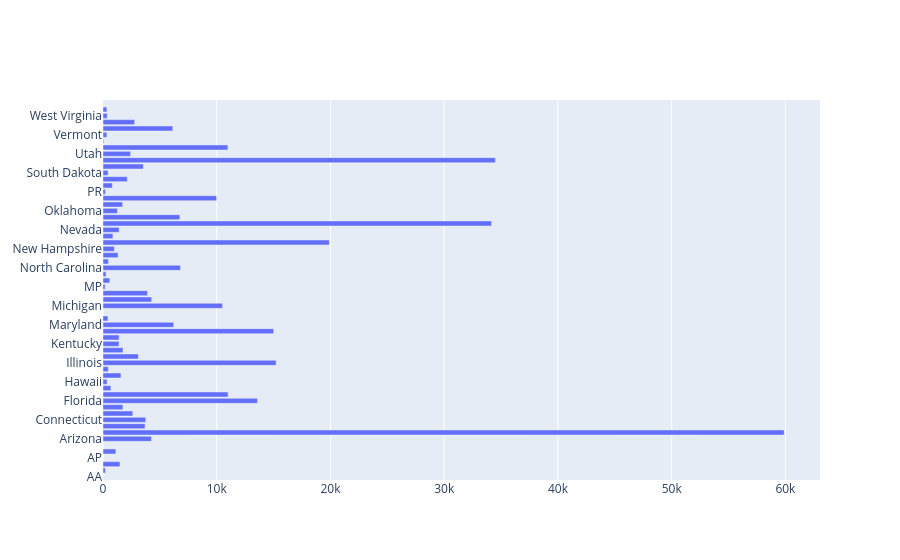

The notebook cell this image was saved under:
### Code cell
fig2 = go.Figure(data=[go.Bar(x=Petitioner_State.values, y=Petitioner_State.index, orientation = "h")])
fig2.show()

### Figure 1 — Plotly figure (JSON) as saved in the notebook; plotly's stock layout.template omitted (floating-point values rounded to 4 significant figures)
{"data": [{"orientation": "h", "type": "bar", "x": [2, 221, 1491, 1, 1128, 1, 4267, 59890, 3696, 3760, 2623, 1751, 13584, 10996, 693, 362, 1578, 466, 15219, 3109, 1757, 1412, 1419, 15006, 6218, 435, 1, 10505, 4281, 3917, 186, 597, 268, 6812, 478, 1327, 1001, 19898, 876, 1423, 34164, 6759, 1271, 1726, 9984, 210, 824, 2133, 447, 3550, 34501, 2420, 10983, 65, 341, 6140, 2778, 376, 339, 17], "y": ["AA", "Alaska", "Alabama", "AP", "Arkansas", "AS", "Arizona", "California", "Colorado", "Connecticut", "District of Columbia", "Delaware", "Florida", "Georgia", "GU", "Hawaii", "Iowa", "Idaho", "Illinois", "Indiana", "Kansas", "Kentucky", "Louisiana", "Massachusetts", "Maryland", "Maine", "MH", "Michigan", "Minnesota", "Missouri", "MP", "Mississippi", "Montana", "North Carolina", "North Dakota", "Nebraska", "New Hampshire", "New Jersey", "New Mexico", "Nevada", "New York", "Ohio", "Oklahoma", "Oregon", "Pennsylvania", "PR", "Rhode Island", "South Carolina", "South Dakota", "Tennessee", "Texas", "Utah", "Virginia", "VI", "Vermont", "Washington", "Wisconsin", "West Virginia", "Wyoming", "XX"]}], "layout": {}}
